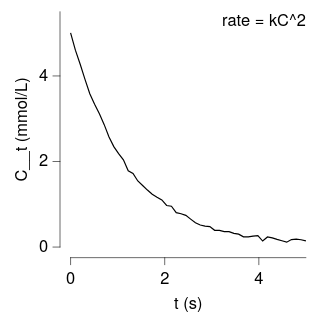

The Vega-Lite source for this figure:
### Vega-Lite specification from a JSON file in a GitHub repository (floating-point values rounded to 4 significant figures)
{"background": null, "config": {"arc": {"fill": "#DBDBDB", "fillOpacity": 1.0, "innerRadius": 25.0, "padAngle": 0.03, "stroke": "black", "strokeOpacity": 1, "strokeWidth": 0.25}, "area": {"fill": "#DBDBDB", "fillOpacity": 1.0, "stroke": "black", "strokeOpacity": 1, "strokeWidth": 0.25}, "axis": {"domain": true, "domainCap": "round", "domainColor": "black", "domainWidth": 0.25, "grid": false, "gridCap": "round", "gridColor": "#F1F1F1", "gridDash": [0, 0], "gridOpacity": 1.0, "gridWidth": 0.25, "labelColor": "black", "labelFont": "Helvetica Neue, HelveticaNeue, Helvetica, Arial, sans-serif", "labelFontSize": 7, "labelFontStyle": "normal", "labelFontWeight": 400, "offset": 4.5, "ticks": true, "tickCap": "round", "tickColor": "black", "tickRound": false, "tickSize": 3, "tickWidth": 0.25, "titleColor": "black", "titleFont": "Helvetica Neue, HelveticaNeue, Helvetica, Arial, sans-serif", "titleFontSize": 7, "titleFontStyle": "normal", "titleFontWeight": 400}, "axisX": {"domain": true, "labelAlign": "center", "labelAngle": 0, "labels": true, "ticks": true, "translate": 0}, "axisY": {"domain": true, "labelAlign": "right", "labelAngle": 0, "labels": true, "ticks": true, "translate": 0}, "axisRight": {"domain": true, "labelAlign": "left", "labelAngle": 0, "labels": true, "ticks": true, "translate": 0}, "axisTop": {"domain": true, "labelAlign": "center", "labelAngle": 0, "labels": true, "ticks": true, "translate": 0}, "axisBand": {"tickOffset": 0}, "bar": {"fill": "#DBDBDB", "fillOpacity": 1.0, "stroke": "black", "strokeOpacity": 1, "strokeWidth": 0.25}, "boxplot": {"size": 9.0, "ticks": {"cornerRadius": 0.25, "fill": "black", "opacity": 1, "size": 4.5, "thickness": 0.25}, "box": {"fillOpacity": 1.0, "stroke": "black", "strokeOpacity": 1, "strokeWidth": 0.25}, "median": {"cornerRadius": 0, "fill": "black", "fillOpacity": 1.0, "opacity": 1, "size": 9.0, "thickness": 0.25}, "rule": {"fill": "black", "fillOpacity": 1.0, "size": 10.0, "stroke": "black", "strokeDash": [0, 0], "strokeOpacity": 1, "strokeWidth": 0.25}, "outliers": {"color": "black", "fill": "black", "fillOpacity": 1.0, "size": 0, "stroke": "black", "strokeOpacity": 1, "strokeWidth": 0.25}}, "circle": {"fill": "black", "fillOpacity": 1.0, "size": 1.25, "stroke": null, "strokeOpacity": 1, "strokeWidth": 0.25}, "errorband": {"band": {"fillOpacity": 0.6, "stroke": null, "strokeWidth": 0.25, "strokeOpacity": 1}, "borders": {"opacity": 0, "strokeOpacity": 0.25, "strokeWidth": 1}}, "errorbar": {"opacity": 1, "rule": {"strokeDash": [0, 0], "strokeWidth": 0.25}, "ticks": {"color": "black", "cornerRadius": 0.125, "opacity": 1, "size": 6.0, "thickness": 0.25}, "thickness": 0.25}, "font": "Helvetica Neue, HelveticaNeue, Helvetica, Arial, sans-serif", "geoshape": {"fill": "#DBDBDB", "fillOpacity": 1.0, "stroke": "black", "strokeOpacity": 1, "strokeWidth": 0.25}, "header": {"labelColor": "black", "labelFont": "Helvetica Neue, HelveticaNeue, Helvetica, Arial, sans-serif", "labelFontSize": 7, "labelFontStyle": "normal", "labelFontWeight": 400, "titleColor": "black", "titleFont": "Helvetica Neue, HelveticaNeue, Helvetica, Arial, sans-serif", "titleFontSize": 7, "titleFontStyle": "normal", "titleFontWeight": 400, "titlePadding": 0}, "legend": {"disable": false, "offset": 4.5, "titlePadding": 4, "labelOffset": 2, "gradientLabelOffset": 2, "gradientLength": 50.0, "gradientThickness": 5.0, "gradientOpacity": 1.0, "gradientStrokeColor": "black", "gradientStrokeWidth": 0.25, "labelColor": "black", "labelFont": "Helvetica Neue, HelveticaNeue, Helvetica, Arial, sans-serif", "labelFontSize": 7, "labelFontStyle": "normal", "labelFontWeight": 400, "strokeColor": "black", "strokeWidth": 0, "symbolSize": 42, "symbolStrokeColor": "black", "symbolStrokeWidth": 0.25, "titleColor": "black", "titleFont": "Helvetica Neue, HelveticaNeue, Helvetica, Arial, sans-serif", "titleFontSize": 7, "titleFontStyle": "normal", "titleFontWeight": 400}, "line": {"color": "black", "stroke": "black", "strokeCap": "butt", "strokeDash": [0, 0], "strokeOpacity": 1, "strokeWidth": 0.5}, "point": {"filled": true, "fill": "#DBDBDB", "fillOpacity": 1.0, "size": 5.0, "stroke": "black", "strokeOpacity": 1, "strokeWidth": 0.25}, "range": {"category": ["#5CA7B1", "#B7D0EE", "#B7B3E4", "#B3DAB5", "#F5E1B3", "#3D727B", "#809DC7", "#867DAC", "#80A988", "#CBB17A", "#204148", "#546B94", "#584C77", "#507B5F", "#9D824D"], "diverging": {"scheme": ["#6F572A", "#876E43", "#9E875F", "#B5A17F", "#CABBA2", "#DCD6CC", "#F4F1E9", "#C9D7DA", "#9DBFC6", "#78A5AF", "#558B96", "#36717C", "#1A5762"]}, "heatmap": {"scheme": ["#32022B", "#43044D", "#4C196E", "#4D338C", "#484DA6", "#3A68BB", "#1D83CA", "#1D9CCB", "#23B5C9", "#28CDC5", "#4DE0B4", "#91EE9F"]}, "ordinal": {"scheme": ["#F1F1F1", "#DBDBDB", "#C6C6C6", "#B2B2B2", "#9D9D9D", "#898989", "#767676", "#636363", "#515151", "#404040", "#2F2F2F", "#1F1F1F"]}, "ramp": {"scheme": ["#32022B", "#43044D", "#4C196E", "#4D338C", "#484DA6", "#3A68BB", "#1D83CA", "#1D9CCB", "#23B5C9", "#28CDC5", "#4DE0B4", "#91EE9F"]}}, "rule": {"color": "black", "stroke": "black", "strokeCap": "round", "strokeDash": [2, 2], "strokeOpacity": 1, "strokeWidth": 0.25}, "scale": {"bandPaddingInner": 0.1, "bandPaddingOuter": 0.1, "round": false}, "rect": {"fill": "#DBDBDB", "fillOpacity": 1.0, "stroke": "black", "strokeOpacity": 1, "strokeWidth": 0.25}, "square": {"fill": "#DBDBDB", "fillOpacity": 1.0, "size": 10.0, "stroke": "black", "strokeOpacity": 1, "strokeWidth": 0.25}, "text": {"color": "black", "font": "Helvetica Neue, HelveticaNeue, Helvetica, Arial, sans-serif", "fontSize": 7, "fontStyle": "normal", "fontWeight": 400}, "tick": {"color": "black", "cornerRadius": 0.125, "opacity": 1.0, "size": 9.0, "thickness": 0.25}, "title": {"anchor": "middle", "frame": "group", "color": "black", "font": "Helvetica Neue, HelveticaNeue, Helvetica, Arial, sans-serif", "fontSize": 7, "fontStyle": "normal", "fontWeight": 400, "subtitleColor": "black", "subtitleFont": "Helvetica Neue, HelveticaNeue, Helvetica, Arial, sans-serif", "subtitleFontSize": "Helvetica Neue, HelveticaNeue, Helvetica, Arial, sans-serif", "subtitleFontStyle": "normal", "subtitleFontWeight": 400}, "trail": {"color": "black", "opacity": 1, "size": 0.5}, "view": {"continuousWidth": 100, "continuousHeight": 100, "discreteWidth": 100, "discreteHeight": 100, "fill": null, "stroke": null, "strokeWidth": 0.25}}, "layer": [{"data": {"name": "data-d9e1c29cdd3676be447278dfe7262d7e"}, "mark": {"type": "line"}, "encoding": {"x": {"field": "t", "title": "t (s)", "type": "quantitative"}, "y": {"field": "C", "title": "C__t (mmol/L)", "type": "quantitative"}}}, {"data": {"values": [{"__dysonsphere__": 1}]}, "mark": {"type": "text", "align": "right", "angle": 0, "baseline": "top", "dx": 0, "dy": 0, "opacity": 1.0}, "encoding": {"text": {"value": "rate = kC^2"}, "x": {"value": 100}, "y": {"value": 0}}}], "$schema": "https://vega.github.io/schema/vega-lite/v6.4.1.json", "datasets": {"data-d9e1c29cdd3676be447278dfe7262d7e": [{"t": 0.0, "C": 5.005}, {"t": 0.102, "C": 4.603}, {"t": 0.2041, "C": 4.272}, {"t": 0.3061, "C": 3.918}, {"t": 0.4082, "C": 3.586}, {"t": 0.5102, "C": 3.339}, {"t": 0.6122, "C": 3.116}, {"t": 0.7143, "C": 2.861}, {"t": 0.8163, "C": 2.574}, {"t": 0.9184, "C": 2.348}, {"t": 1.02, "C": 2.185}, {"t": 1.122, "C": 2.039}, {"t": 1.224, "C": 1.784}, {"t": 1.327, "C": 1.721}, {"t": 1.429, "C": 1.545}, {"t": 1.531, "C": 1.44}, {"t": 1.633, "C": 1.333}, {"t": 1.735, "C": 1.236}, {"t": 1.837, "C": 1.167}, {"t": 1.939, "C": 1.102}, {"t": 2.041, "C": 0.9719}, {"t": 2.143, "C": 0.9551}, {"t": 2.245, "C": 0.8033}, {"t": 2.347, "C": 0.7789}, {"t": 2.449, "C": 0.741}, {"t": 2.551, "C": 0.6534}, {"t": 2.653, "C": 0.569}, {"t": 2.755, "C": 0.5149}, {"t": 2.857, "C": 0.4902}, {"t": 2.959, "C": 0.4775}, {"t": 3.061, "C": 0.3915}, {"t": 3.163, "C": 0.3897}, {"t": 3.265, "C": 0.3605}, {"t": 3.367, "C": 0.3597}, {"t": 3.469, "C": 0.3202}, {"t": 3.571, "C": 0.3014}, {"t": 3.673, "C": 0.2385}, {"t": 3.776, "C": 0.2387}, {"t": 3.878, "C": 0.2561}, {"t": 3.98, "C": 0.2669}, {"t": 4.082, "C": 0.1406}, {"t": 4.184, "C": 0.2365}, {"t": 4.286, "C": 0.216}, {"t": 4.388, "C": 0.1807}, {"t": 4.49, "C": 0.1483}, {"t": 4.592, "C": 0.1144}, {"t": 4.694, "C": 0.1753}, {"t": 4.796, "C": 0.1862}, {"t": 4.898, "C": 0.1714}, {"t": 5.0, "C": 0.1442}]}}
